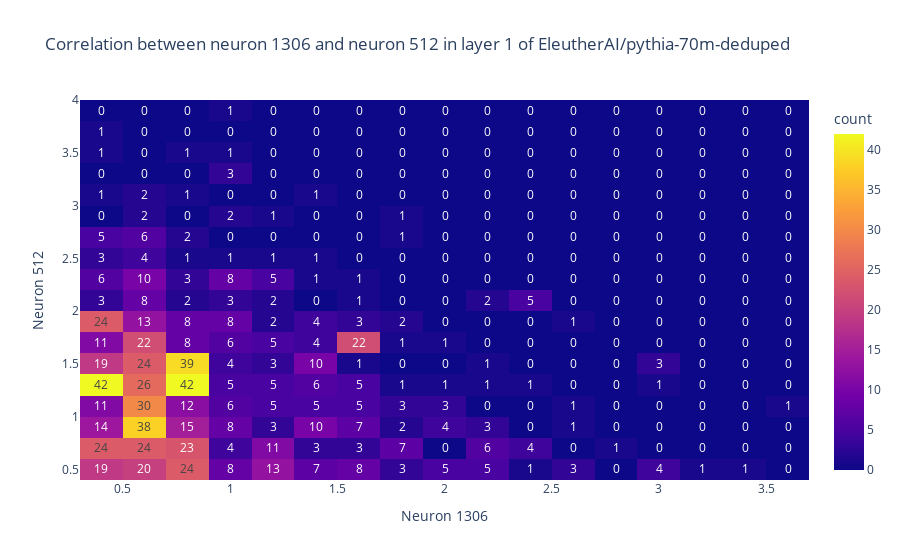

Notebook source saved alongside this figure:
### Code cell
def neuron_plot(n1, n2, mask_n1, neuron_activations=neuron_activations, threshold = 0.4):
    m2 = neuron_activations[:, n2].where(neuron_activations[:, n2] > threshold, th.tensor(0.0))
    mask = mask_n1 * m2
    x = neuron_activations[mask != 0,n1]
    y = neuron_activations[mask != 0,n2]
    print(x.shape)
    # counts, xedges, yedges = np.histogram2d(x, y, bins=30)
    bins = 30
    return px.density_heatmap(
        x = x,
        y = y,
        title=f"Correlation between neuron {n1} and neuron {n2} in layer {layer} of {model_name}",
        nbinsx = bins, 
        nbinsy = bins,
        text_auto=True,
        labels=dict(x=f"Neuron {n1}", y=f"Neuron {n2}", color="Density")
    )
def cluster_points(n1,n2, mask, neuron_activations=neuron_activations, threshold = 0.4):
    x = th.stack((neuron_activations[mask, n1],neuron_activations[mask, n2]), dim=1) 
    db = DBSCAN(eps=0.1, min_samples=10).fit(x)
    return db.labels_
n1 = 1306
n2 = 512
l = cluster_points(n1, n2, final_mask)
neuron_plot(n1, n2, final_mask)

### Figure 1 — Plotly figure (JSON) as saved in the notebook; plotly's stock layout.template omitted (floating-point values rounded to 4 significant figures; data arrays with more than 128 entries replaced by an {"elided": "..."} marker saying what was removed)
{"data": [{"coloraxis": "coloraxis", "hovertemplate": "Neuron 1306=%{x}<br>Neuron 512=%{y}<br>count=%{z}<extra></extra>", "name": "", "nbinsx": 30, "nbinsy": 30, "texttemplate": "%{z}", "type": "histogram2d", "x": {"elided": "908 float values"}, "xaxis": "x", "xbingroup": "x", "y": {"elided": "908 float values"}, "yaxis": "y", "ybingroup": "y"}], "layout": {"coloraxis": {"colorbar": {"title": {"text": "count"}}, "colorscale": [[0, "#0d0887"], [0.1111, "#46039f"], [0.2222, "#7201a8"], [0.3333, "#9c179e"], [0.4444, "#bd3786"], [0.5556, "#d8576b"], [0.6667, "#ed7953"], [0.7778, "#fb9f3a"], [0.8889, "#fdca26"], [1, "#f0f921"]]}, "legend": {"tracegroupgap": 0}, "title": {"text": "Correlation between neuron 1306 and neuron 512 in layer 1 of EleutherAI/pythia-70m-deduped"}, "xaxis": {"anchor": "y", "domain": [0, 1], "title": {"text": "Neuron 1306"}}, "yaxis": {"anchor": "x", "domain": [0, 1], "title": {"text": "Neuron 512"}}}}
